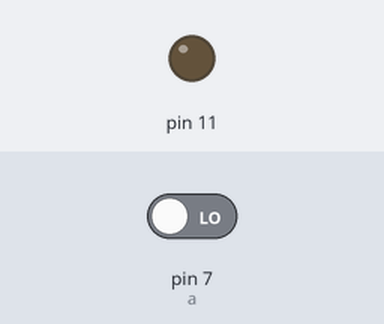
Bench run of a program on a simulated Raspberry Pi (header pin numbers). On the bench: output pins drawn as LEDs (lit = HIGH). The inputs (shaded band) are chosen by the test bench; at power-on: pin 7 (a) LOW. What the program prints to the terminal is not drawn.

Above: at 1.2 s.
1.3 s: pin 7 (a) driven HIGH
At 1.8 s:
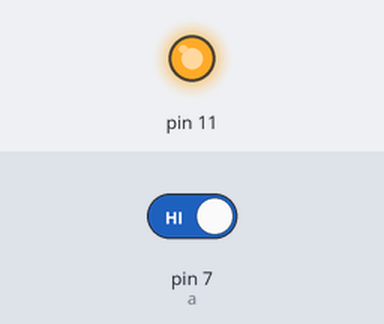
2.8 s: pin 7 (a) driven LOW
At 4.1 s:
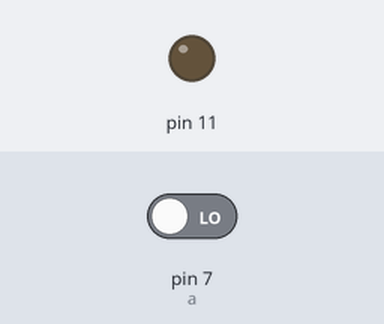
Timing chart, 0 to 5.8 s (numbered marks = the images above; inputs shaded):
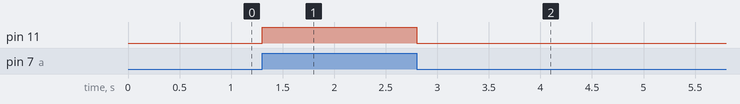

Measured:
- after the input at 1.3 s, pin 11: LOW → HIGH at once
- after the input at 2.8 s, pin 11: HIGH → LOW at once

The program:

inout.py
```python
import RPi.GPIO as GPIO
import time

GPIO.setmode(GPIO.BOARD)

GPIO.setup(11,GPIO.OUT)
GPIO.setup(7,GPIO.IN)

while True:

	a=GPIO.input(7)

	if a==1:
		GPIO.output(11,GPIO.HIGH)
		print "high"
	else:
		GPIO.output(11,GPIO.LOW)
		print "LOW"
```
